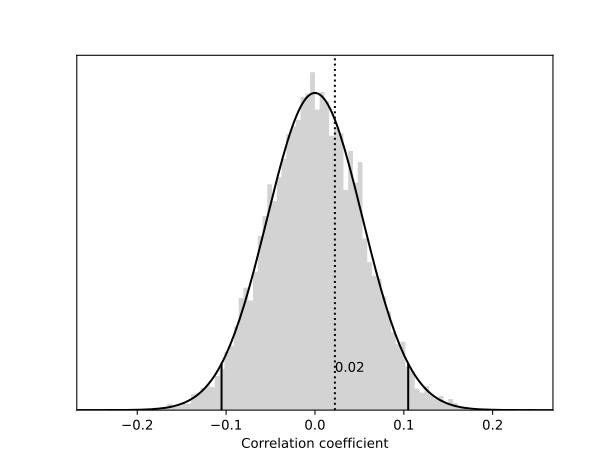

Generate this figure with Python:
import numpy as np
import mantel


# Example with condendensed distance matrices

dists1 = [0.2, 0.4, 0.3, 0.6, 0.9, 0.4]
dists2 = [0.3, 0.3, 0.2, 0.7, 0.8, 0.3]

result = mantel.test(dists1, dists2, method="pearson", tail="upper")
print(result)


# Example with redundant distance matrices

dists1 = [[0.0,0.2,0.4,0.3],
          [0.2,0.0,0.6,0.9],
          [0.4,0.6,0.0,0.4],
          [0.3,0.9,0.4,0.0]]
dists2 = [[0.0,0.3,0.3,0.2],
          [0.3,0.0,0.7,0.8],
          [0.3,0.7,0.0,0.3],
          [0.2,0.8,0.3,0.0]]

result = mantel.test(dists1, dists2, method="pearson", tail="upper")
print(result)


# Example with random data (implying no correlation)

n_objects = 27
n_distances = (n_objects**2 - n_objects) // 2

dists1 = np.random.random(n_distances)
dists2 = np.random.random(n_distances)

result = mantel.test(dists1, dists2)

print(result.r)
print(result.p)
print(result.z)

print(result.p < 0.05)

print(result.correlations)
print(result.mean)
print(result.std)


# Plotting example (requires matplotlib)

fig, axis = mantel.plot(result)
fig.savefig('example.svg')
